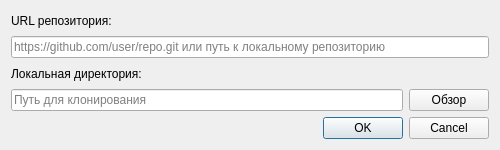
<?xml version="1.0" encoding="UTF-8"?>
<ui version="4.0">
 <class>CloneDialog</class>
 <widget class="QDialog" name="CloneDialog">
  <property name="geometry">
   <rect>
    <x>0</x>
    <y>0</y>
    <width>500</width>
    <height>150</height>
   </rect>
  </property>
  <property name="windowTitle">
   <string>Клонировать репозиторий</string>
  </property>
  <property name="modal">
   <bool>true</bool>
  </property>
  <layout class="QVBoxLayout" name="verticalLayout">
   <item>
    <widget class="QLabel" name="labelUrl">
     <property name="text">
      <string>URL репозитория:</string>
     </property>
    </widget>
   </item>
   <item>
    <widget class="QLineEdit" name="repositoryUrlEdit">
     <property name="placeholderText">
      <string>https://github.com/user/repo.git или путь к локальному репозиторию</string>
     </property>
    </widget>
   </item>
   <item>
    <widget class="QLabel" name="labelDestination">
     <property name="text">
      <string>Локальная директория:</string>
     </property>
    </widget>
   </item>
   <item>
    <layout class="QHBoxLayout" name="destinationLayout">
     <item>
      <widget class="QLineEdit" name="destinationPathEdit">
       <property name="placeholderText">
        <string>Путь для клонирования</string>
       </property>
      </widget>
     </item>
     <item>
      <widget class="QPushButton" name="selectDestinationButton">
       <property name="text">
        <string>Обзор</string>
       </property>
      </widget>
     </item>
    </layout>
   </item>
   <item>
    <widget class="QDialogButtonBox" name="buttonBox">
     <property name="orientation">
      <enum>Qt::Orientation::Horizontal</enum>
     </property>
     <property name="standardButtons">
      <set>QDialogButtonBox::StandardButton::Cancel|QDialogButtonBox::StandardButton::Ok</set>
     </property>
    </widget>
   </item>
  </layout>
 </widget>
 <resources/>
 <connections>
  <connection>
   <sender>buttonBox</sender>
   <signal>rejected()</signal>
   <receiver>CloneDialog</receiver>
   <slot>reject()</slot>
   <hints>
    <hint type="sourcelabel">
     <x>316</x>
     <y>260</y>
    </hint>
    <hint type="destinationlabel">
     <x>286</x>
     <y>274</y>
    </hint>
   </hints>
  </connection>
 </connections>
</ui>
